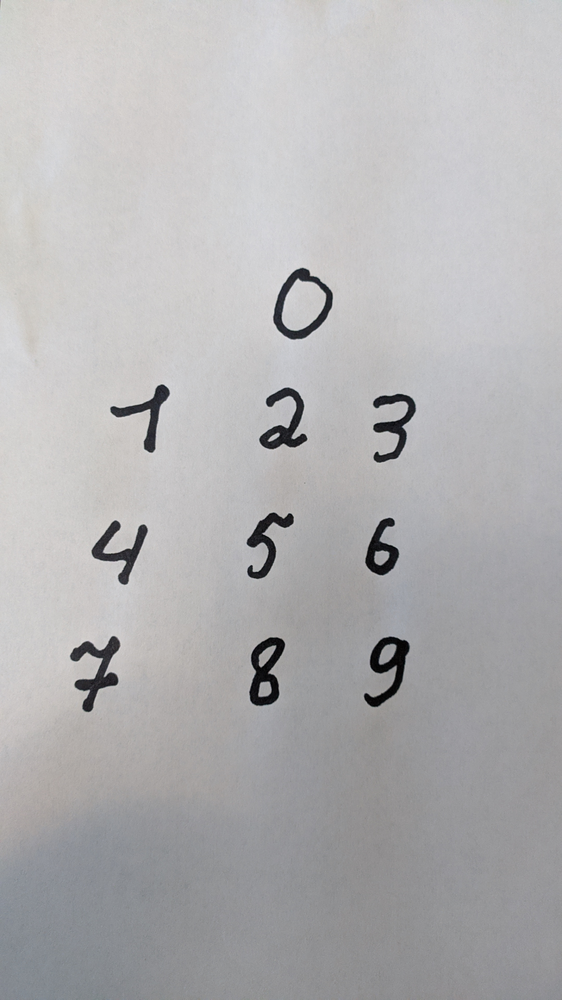
#> input picture myData/test_digits.png, 562 x 1000 px, shrunk from 2160 x 3840 before the run
$ python -i paper_extractor.py   (imports and definitions only)
#> lines starting #> are read from the running program, lines starting #| are printed output that depends on the picture; after the words box and inside, x2 and y2 are one past the last pixel; in counts of white or black regions, pixels touching at a corner belong together
#> further down, picture is the input picture: shape (1000, 562, 3); mean B, G, R 179.2, 177.9, 178.7
from imutils.perspective import four_point_transform
from imutils import contours, grab_contours
import cv2
import numpy as np


def four_point_transformation(image):
    # preprocess image
    image_gray = cv2.cvtColor(image, cv2.COLOR_BGR2GRAY)
    image_blur = cv2.GaussianBlur(image_gray, (5, 5), 0)
    edged = cv2.Canny(image_blur, 70, 255)
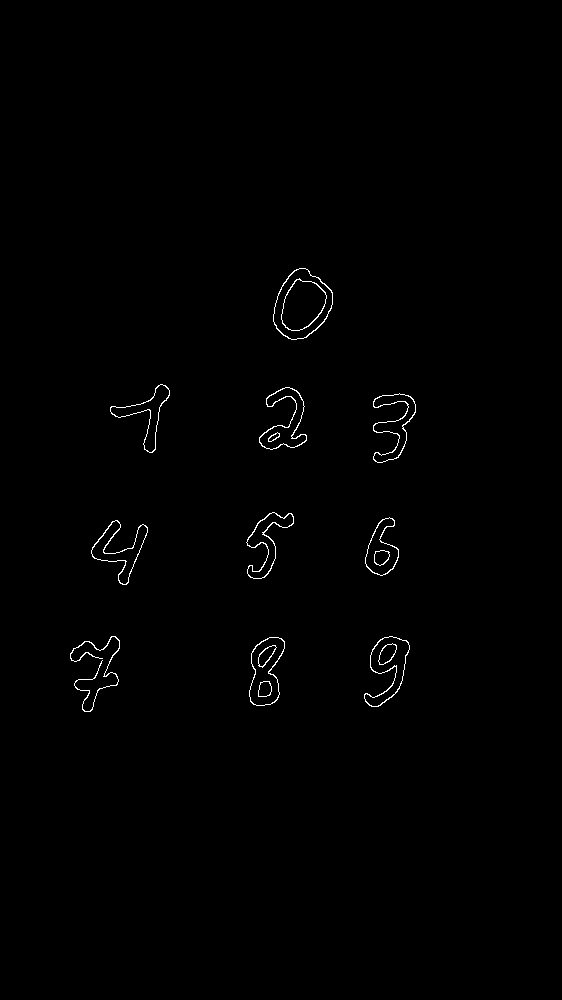
#> edged: shape (1000, 562); 0.59% white in thin lines or dots, all inside (x1, y1, x2, y2) = (70, 268, 416, 712)

    cnts = cv2.findContours(edged, cv2.RETR_EXTERNAL, cv2.CHAIN_APPROX_SIMPLE)
#> cnts = 10 contours; largest, box (x1, y1, x2, y2) and area: (273, 268, 333, 340) 2998, (249, 637, 285, 706) 1664, (364, 636, 410, 707) 1547, (259, 387, 307, 450) 1297, (91, 520, 148, 585) 1204
    cnts = grab_contours(cnts)

    if cnts:
        cnts = sorted(cnts, key=cv2.contourArea, reverse=True)[:3]
#> cnts = 3 contours; box (x1, y1, x2, y2) and area: (273, 268, 333, 340) 2998, (249, 637, 285, 706) 1664, (364, 636, 410, 707) 1547

        for c in cnts:
            peri = cv2.arcLength(c, True)
            approx = cv2.approxPolyDP(c, 0.02 * peri, True)

            if len(approx) == 4:
                return four_point_transform(image, approx.reshape(4, 2))
            else:
                return image
#> this loop made 1 pass
#> peri on pass 1: 211.4

>>> import cv2
>>> picture = cv2.imread('myData/test_digits.png')
>>> result = four_point_transformation(picture)
